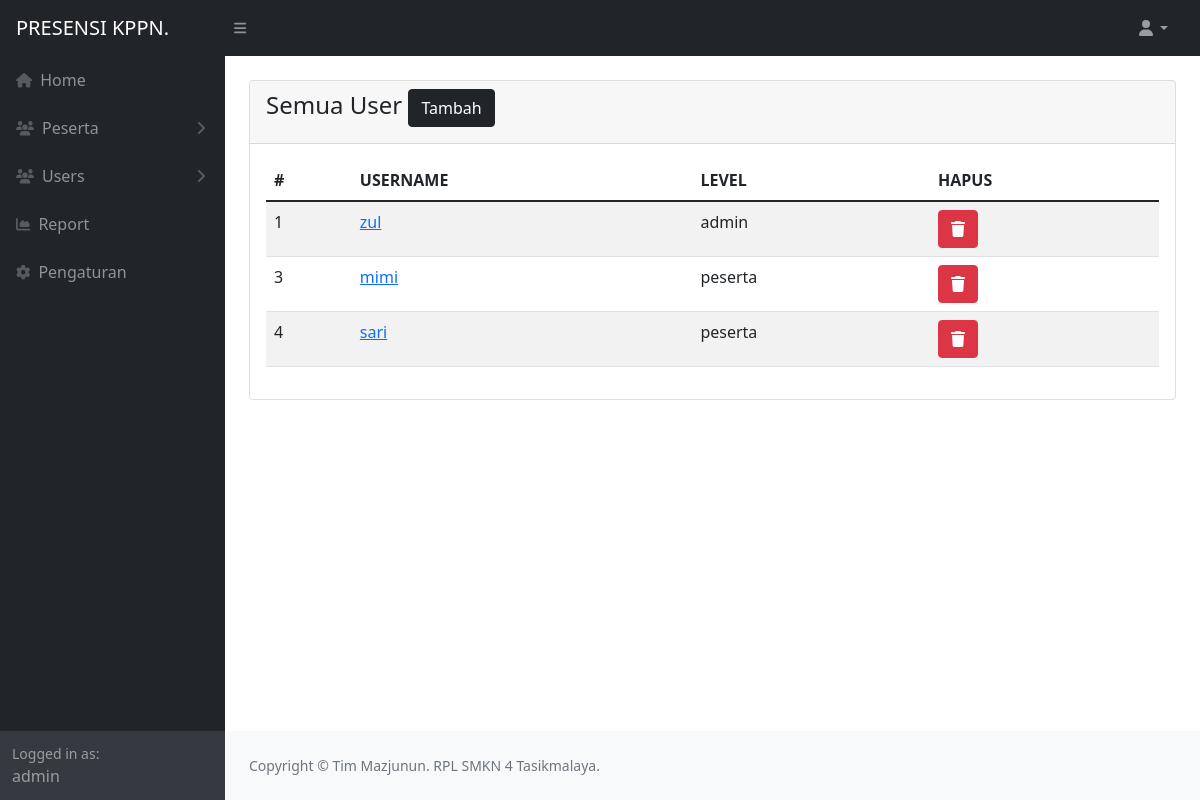
/?nav=user (signed in), run on the app's committed database.
### tables this page shows
CREATE TABLE `tb_users` (
  `id` int NOT NULL AUTO_INCREMENT,
  `username` varchar(255) DEFAULT NULL,
  `password` varchar(255) DEFAULT NULL,
  `level` varchar(7) DEFAULT '',
  PRIMARY KEY (`id`)
);

### pages/users.php (the view, shortened to what this page needs)
<div class="row">
  <div class="col-md-12">
    <div class="card mb-4 mt-4">
      <div class="card-header">
        <h4>
          Semua User
          <a href="?nav=tambah-user" class="btn btn-dark">Tambah</a>
        </h4>
      </div>
      <div class="card-body">
        <table class="table table-striped table-hover" id="datatablesSimple">
          <thead>
            <tr>
              <th>#</th>
              <th>USERNAME</th>
              <th>LEVEL</th>
              <th>HAPUS</th>
            </tr>
          </thead>
          <tbody>
            <?php
            $query = mysqli_query($db, "select * from tb_users");
            while ($row = mysqli_fetch_array($query)) { ?>
              <tr>
                <td><?= $row['id'] ?></td>
                <td>
                  <a href="?nav=ubah-user&id=<?= $row['id'] ?>">
                    <?= $row['username'] ?>
                  </a>
                </td>
                <td><?= $row['level'] ?></td>
                <td><button class="btn btn-danger" data-bs-toggle="modal" data-bs-target="#hapus-<?= $row['id'] ?>"><i class="fas fa-trash"></i></button></td>
              </tr>
            <?php } ?>
          </tbody>
        </table>
      </div>
    </div>
  </div>
</div>

### data on the page
tb_users: id "1", username "zul", level "admin"
tb_users: id "3", username "mimi", level "peserta"
tb_users: id "4", username "sari", level "peserta"

### other printed values
$_SESSION['level'] "admin"
